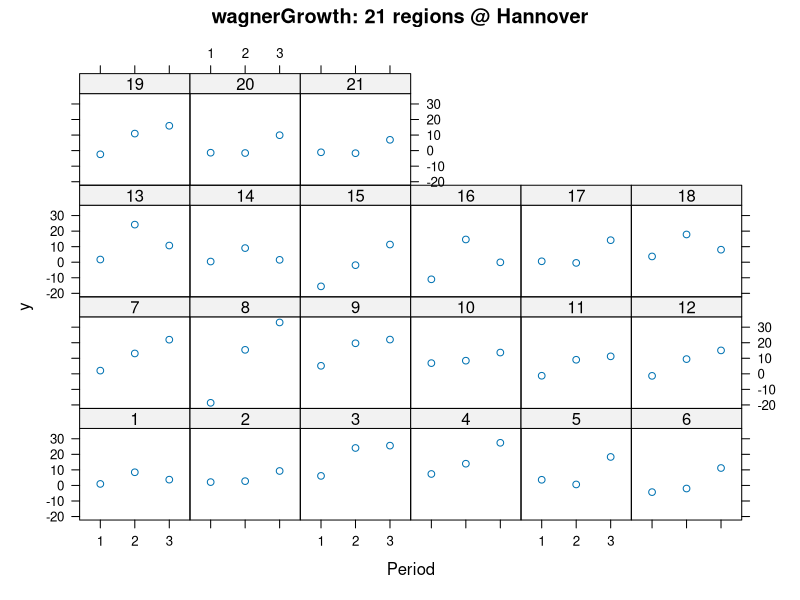
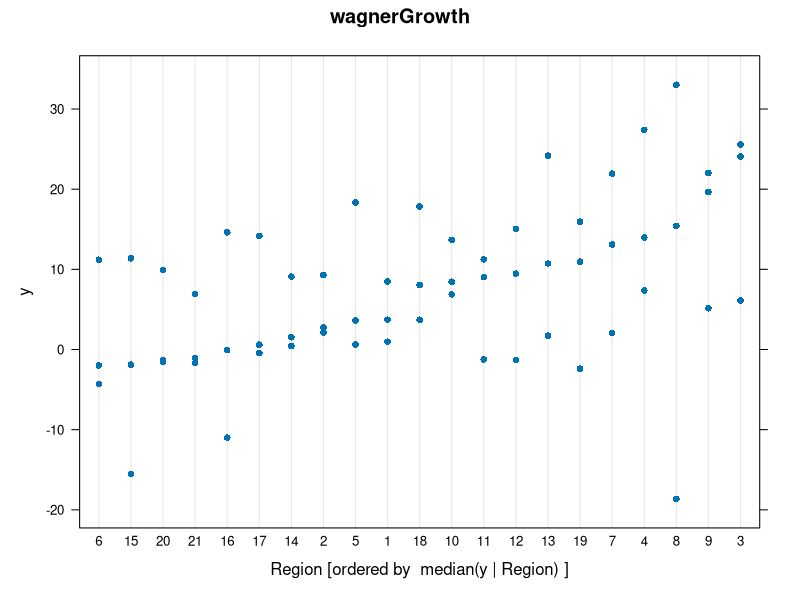

Generate these figures, in order, with R:
library(robustbase)


### Name: wagnerGrowth
### Title: Wagner's Hannover Employment Growth Data
### Aliases: wagnerGrowth
### Keywords: datasets

### ** Examples

data(wagnerGrowth)
## maybe
str(wagnerGrowth)


require(lattice)
(xyplot(y ~ Period | Region, data = wagnerGrowth,
         main = "wagnerGrowth: 21 regions @ Hannover"))

(dotplot(y ~ reorder(Region,y,median), data = wagnerGrowth,
         main = "wagnerGrowth",
         xlab = "Region [ordered by  median(y | Region) ]"))
